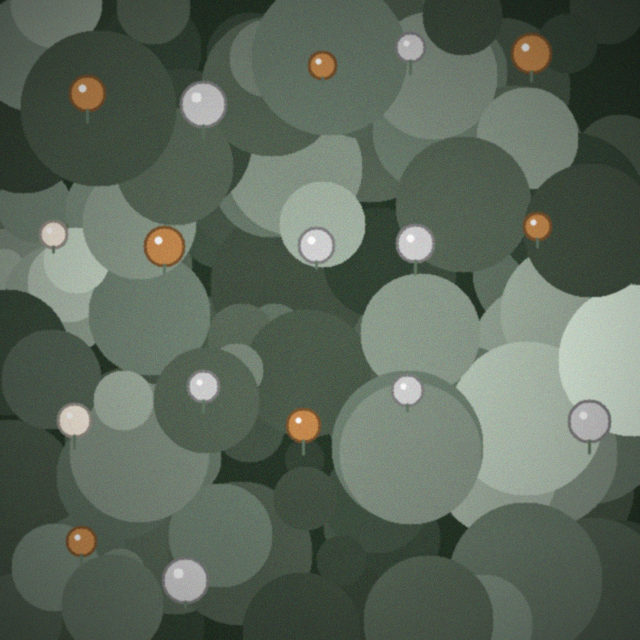
#> input picture data/images/test_synthetic/trichome_amber_peak_640px.png, 640 x 640 px; its folder holds only this picture in this run
$ python -i heatmap.py   (imports and definitions only)   (older library calls are emulated)
#> lines starting #> are read from the running program, lines starting #| are printed output that depends on the picture
"""
focus.guidance.heatmap — Focus heatmap generation for microscopy guidance.

Generates spatial focus quality maps to guide:
1. Microscope operator positioning (which areas to focus on)
2. Analysis pipeline (which regions to trust for detection/classification)
3. Video frame quality assessment (spatial focus distribution)

HEATMAP TYPES:
- Composite focus heatmap: per-region composite score (best overall metric)
- Laplacian heatmap: per-pixel Laplacian magnitude (finest resolution)
- Gradient magnitude heatmap: edge density map
- Overlay heatmap: color overlay on original image

COLOR CODING (all maps):
  ■ Green  (high score, ≥ 0.7):   Sharp, reliable for analysis
  ■ Yellow (medium, 0.4-0.7):     Acceptable, use with caution
  ■ Red    (low score, < 0.4):    Blurry, exclude or flag
"""

from __future__ import annotations

from dataclasses import dataclass

import cv2
import numpy as np
from numpy.typing import NDArray

from focus.metrics.composite import _compute_regional_scores


@dataclass
class FocusHeatmapResult:
    """Complete focus heatmap output."""

    score_map: NDArray[np.float32]
    """Per-region focus scores, shape (rows, cols)"""

    heatmap_rgb: NDArray[np.uint8]
    """Full-resolution color heatmap, shape (H, W, 3)"""

    overlay_rgb: NDArray[np.uint8]
    """Original image with transparent heatmap overlay, shape (H, W, 3)"""

    mask_sharp: NDArray[np.bool_]
    """Boolean mask: pixels in sharp regions"""

    mask_blurry: NDArray[np.bool_]
    """Boolean mask: pixels in blurry regions"""

    mean_score: float
    """Spatial mean focus score"""

    sharp_fraction: float
    """Fraction of image area that is sharp (score >= 0.7)"""

    acceptable_fraction: float
    """Fraction of image area that is acceptable (score >= 0.4)"""


# [65 lines left out: function generate_focus_heatmap, not called in this run]


def generate_laplacian_heatmap(
    image: NDArray[np.uint8],
    blur_radius: int = 5,
) -> NDArray[np.uint8]:
    """
    Per-pixel Laplacian magnitude heatmap.

    Higher resolution than grid-based heatmap — shows exact
    pixel locations of edges (sharp areas).

    Applies Gaussian smoothing to the Laplacian magnitude map
    for a smoother visual output.

    Args:
        image: Input image (RGB or grayscale)
        blur_radius: Gaussian smoothing radius for the magnitude map

    Returns:
        RGB heatmap (H, W, 3)
    """
#> called with blur_radius = 5
    if image.ndim == 3:
        gray = cv2.cvtColor(image, cv2.COLOR_RGB2GRAY)
    else:
        gray = image.copy()

    lap = cv2.Laplacian(gray, cv2.CV_64F)
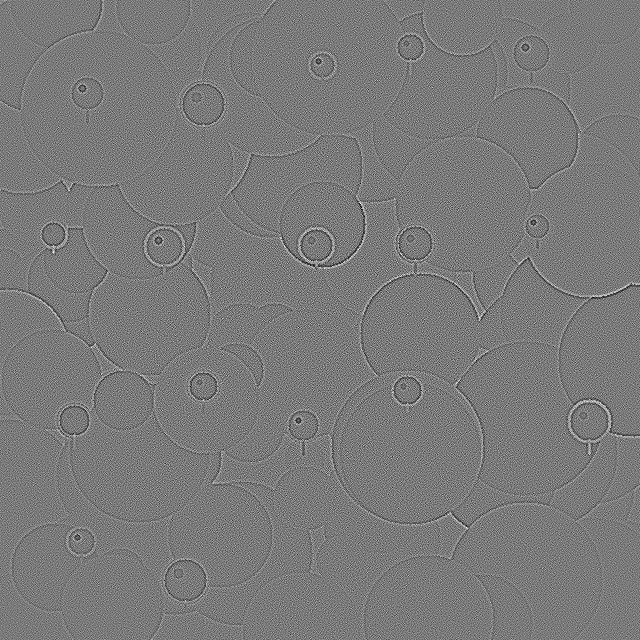
#> lap: shape (640, 640) float64; min -75, max 81, mean 0; drawn with min black and max white
    lap_mag = np.abs(lap).astype(np.float32)
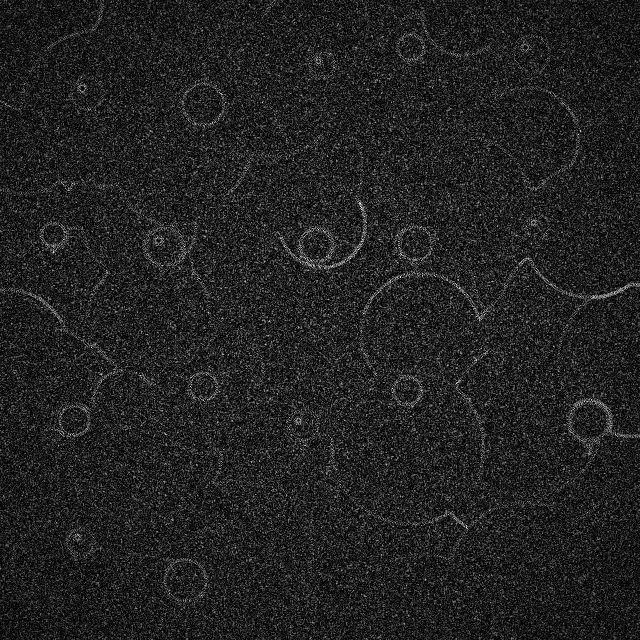
#> lap_mag: shape (640, 640) float32; min 0, max 81, mean 11; drawn with min black and max white

    # Smooth for visual output
    if blur_radius > 0:
        ksize = blur_radius * 2 + 1
        lap_mag = cv2.GaussianBlur(lap_mag, (ksize, ksize), 0)
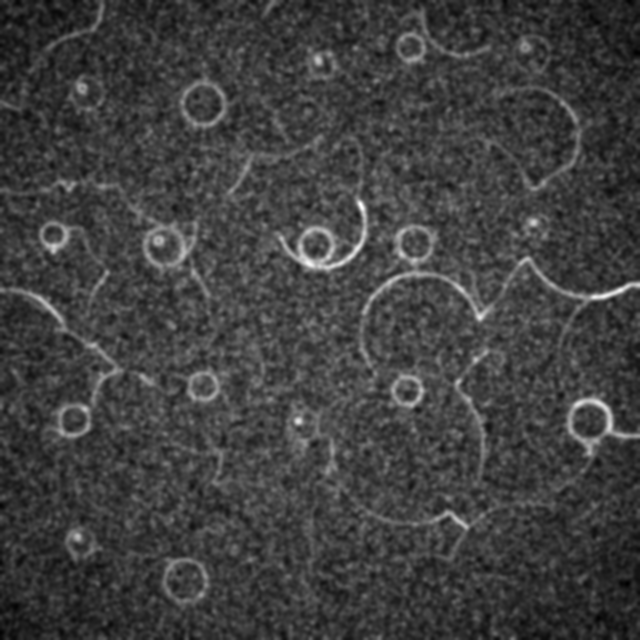
#> lap_mag: shape (640, 640) float32; min 4.25, max 30.75, mean 11; drawn with min black and max white

    # Normalize to uint8
    lap_norm = cv2.normalize(lap_mag, None, 0, 255, cv2.NORM_MINMAX).astype(np.uint8)

    heatmap_bgr = cv2.applyColorMap(lap_norm, cv2.COLORMAP_HOT)
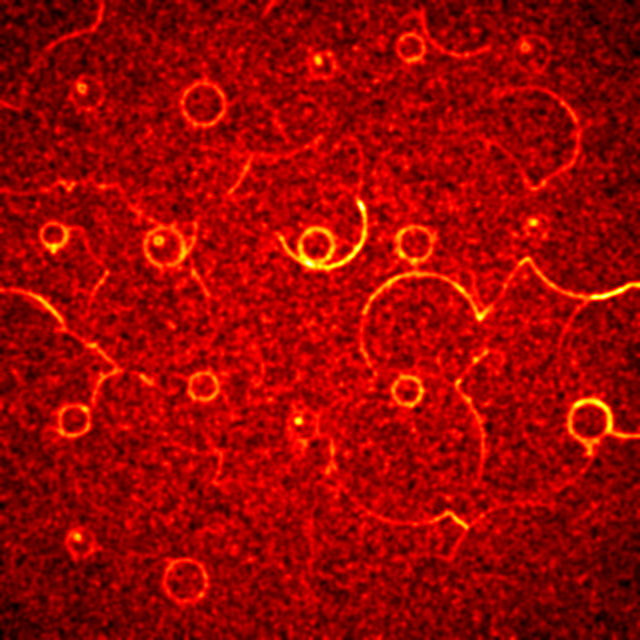
#> heatmap_bgr: shape (640, 640, 3); mean B, G, R 0.1, 3.4, 156.6
    return cv2.cvtColor(heatmap_bgr, cv2.COLOR_BGR2RGB)


# [86 lines left out: functions generate_gradient_heatmap, annotate_focus_regions, not called in this run]

>>> import cv2
>>> picture = cv2.cvtColor(cv2.imread('../../data/images/test_synthetic/trichome_amber_peak_640px.png'), cv2.COLOR_BGR2RGB)
>>> result = generate_laplacian_heatmap(picture)

$ run again, on data/images/test_synthetic/trichome_clear_dominant_960px.png
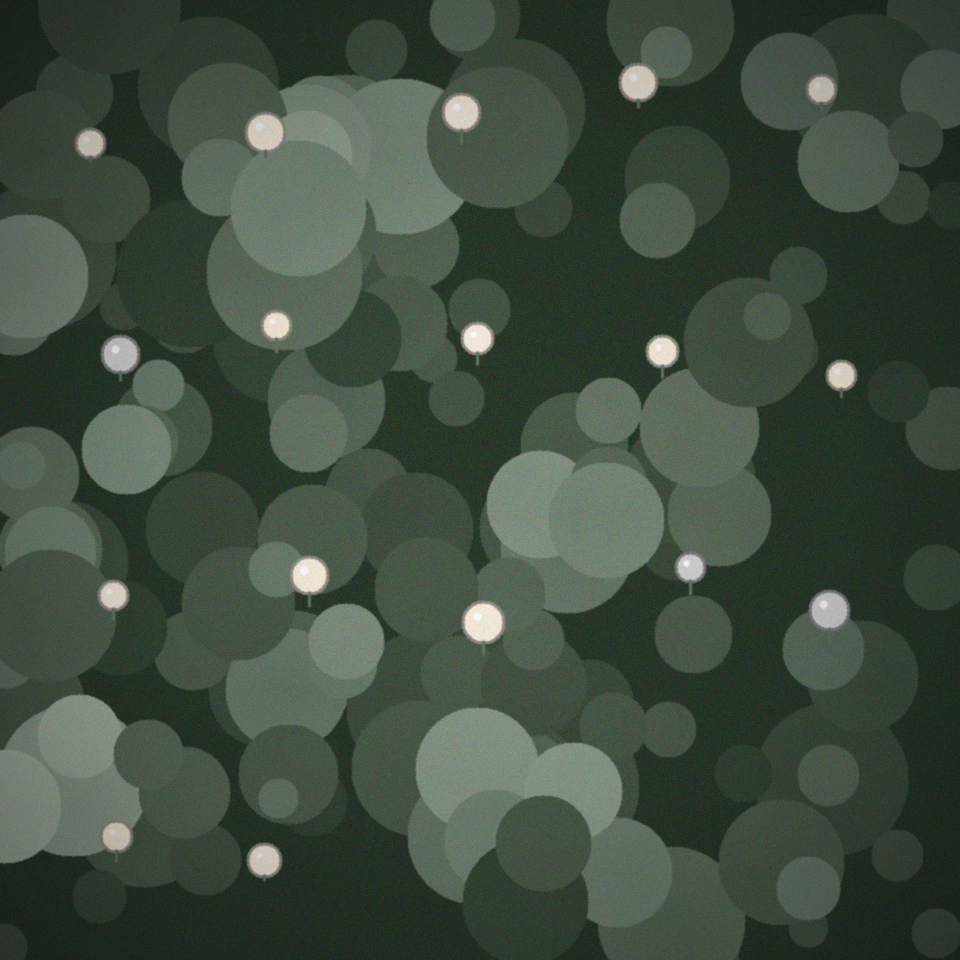
#> input picture data/images/test_synthetic/trichome_clear_dominant_960px.png, 960 x 960 px
#> in generate_laplacian_heatmap, `lap_mag = cv2.GaussianBlur(lap_mag, (ksize, ksize), 0)`:
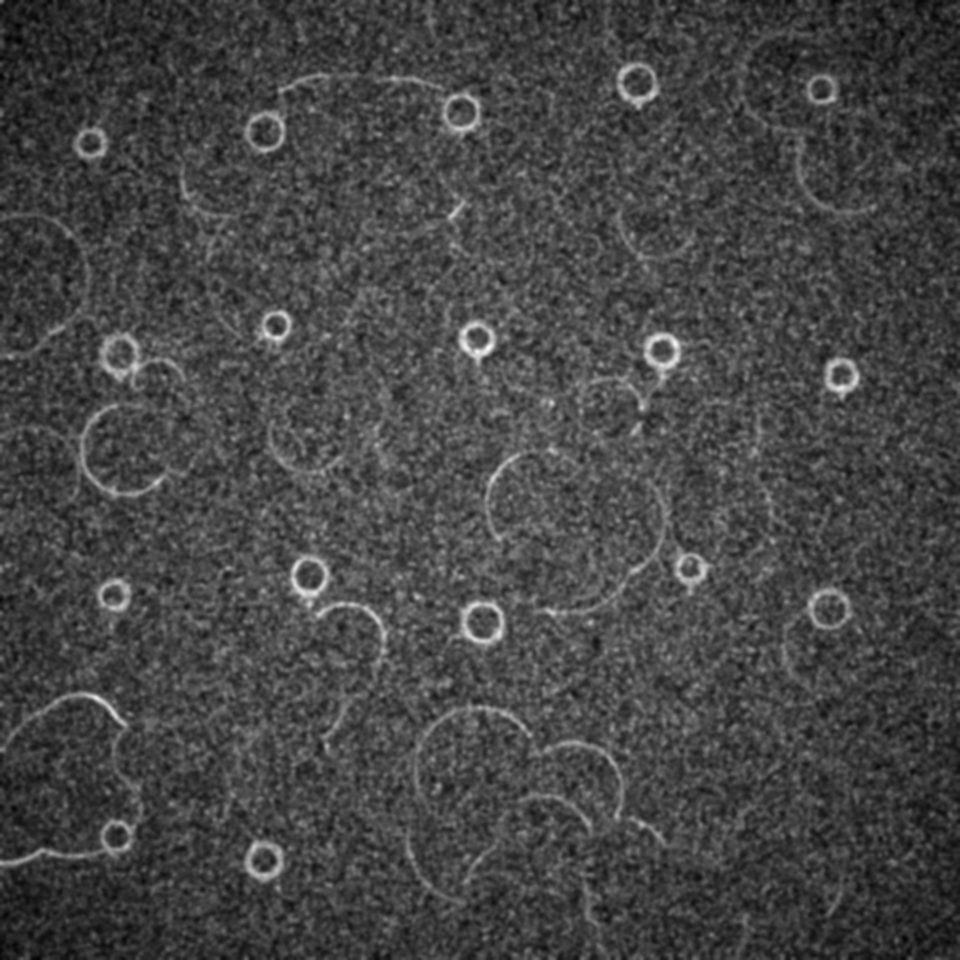
#> lap_mag: shape (960, 960) float32; min 4.38, max 27.4, mean 10.7; drawn with min black and max white
#> in generate_laplacian_heatmap, `heatmap_bgr = cv2.applyColorMap(lap_norm, cv2.COLORMAP_HOT)`:
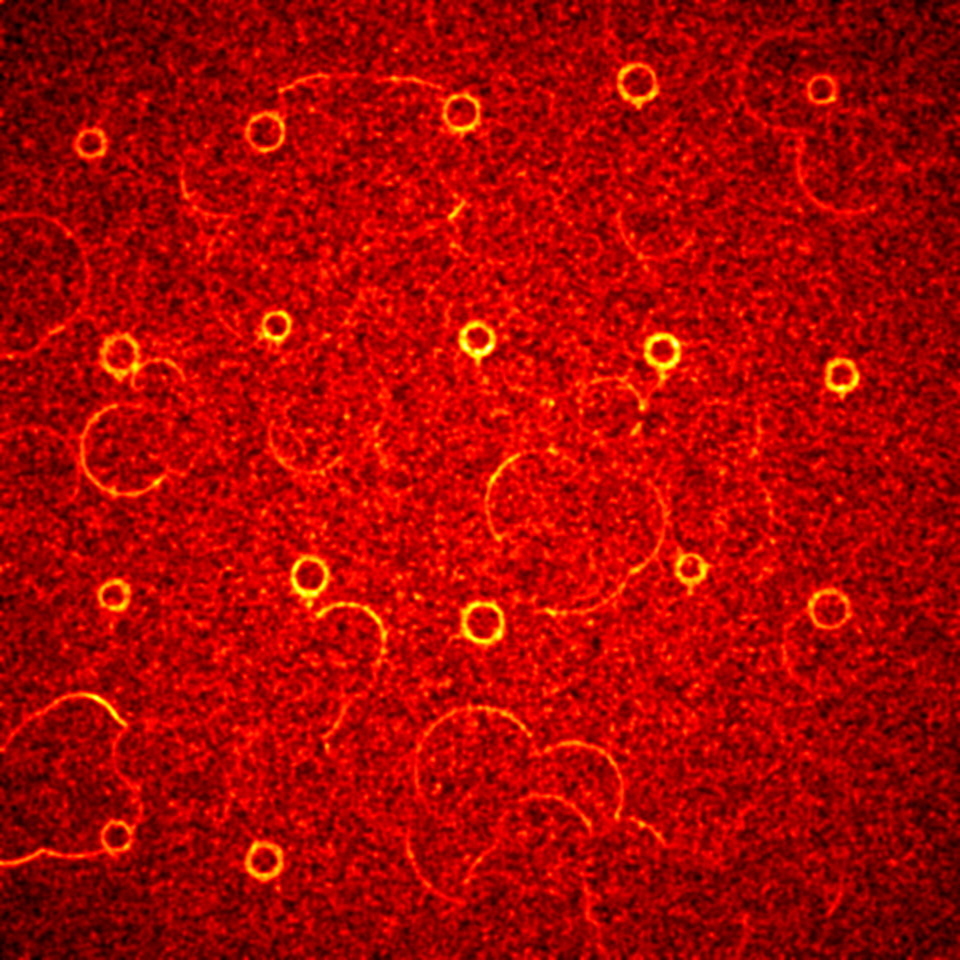
#> heatmap_bgr: shape (960, 960, 3); mean B, G, R 0, 3.9, 170.6

$ run again, on data/images/test_synthetic/trichome_cloudy_dominant_960px.png
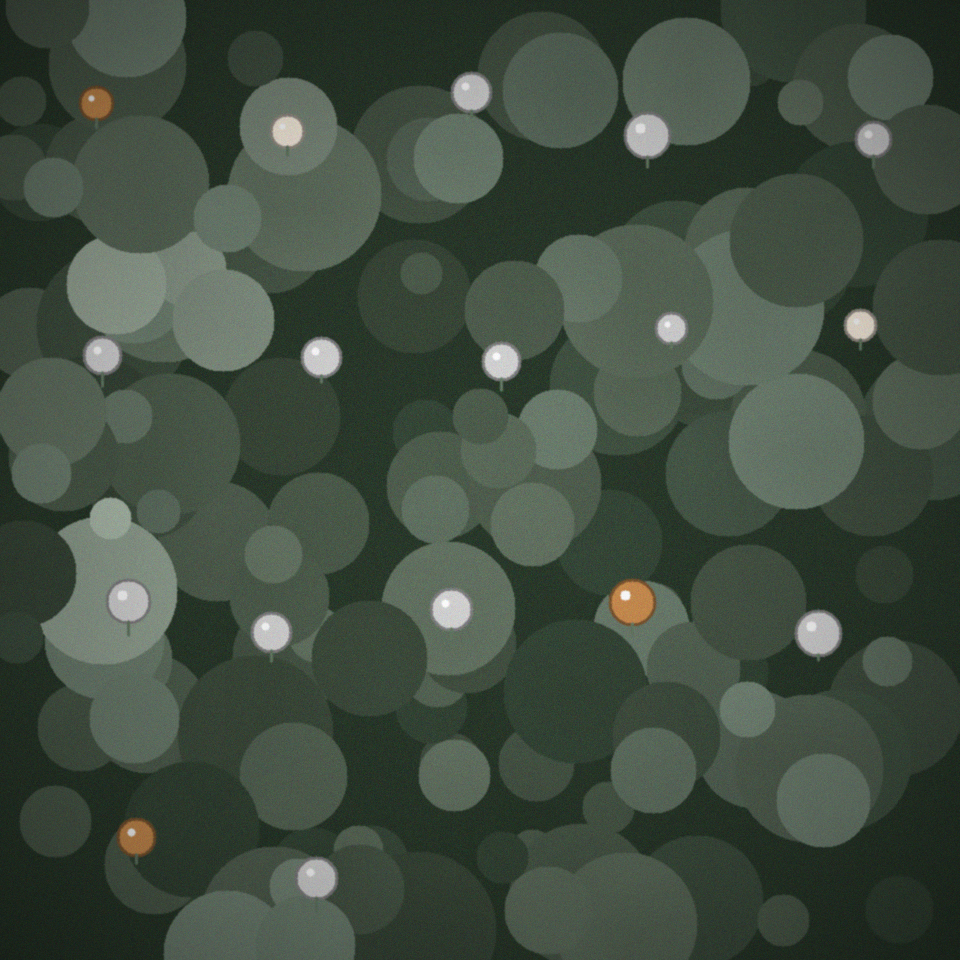
#> input picture data/images/test_synthetic/trichome_cloudy_dominant_960px.png, 960 x 960 px
#> in generate_laplacian_heatmap, `lap_mag = cv2.GaussianBlur(lap_mag, (ksize, ksize), 0)`:
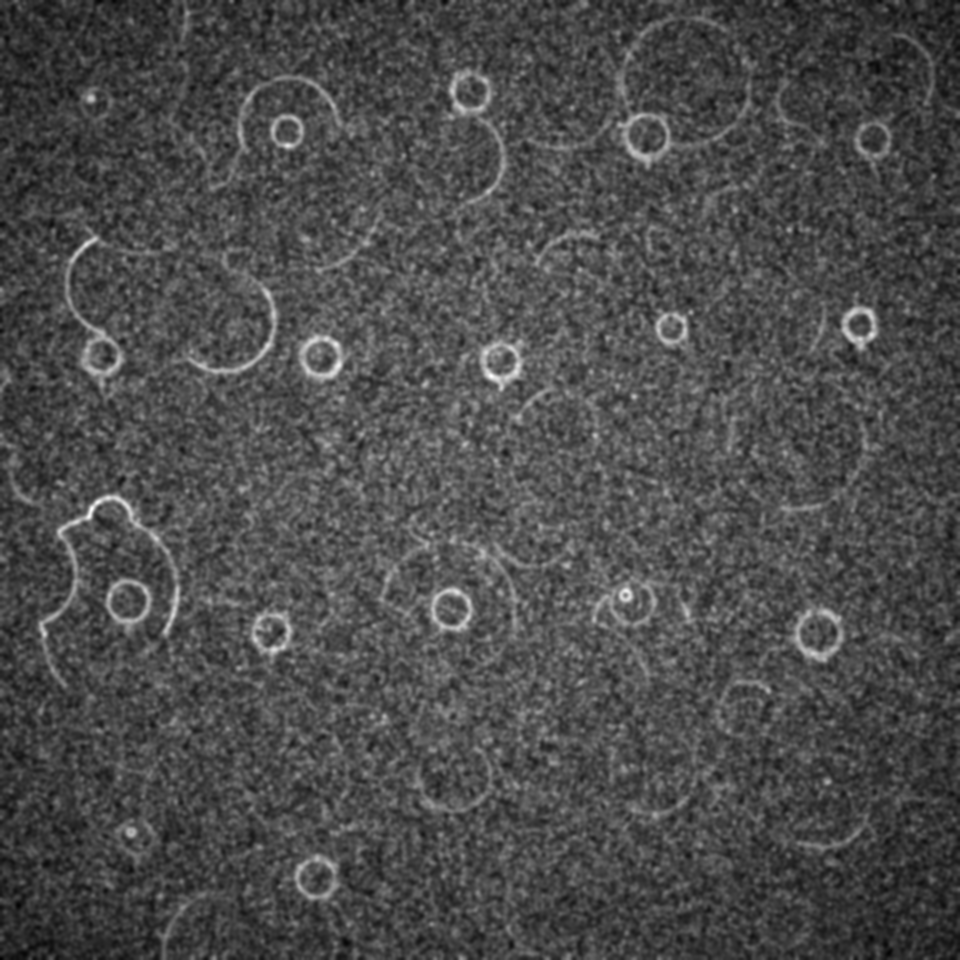
#> lap_mag: shape (960, 960) float32; min 3.99, max 26.4, mean 10.7; drawn with min black and max white
#> in generate_laplacian_heatmap, `heatmap_bgr = cv2.applyColorMap(lap_norm, cv2.COLORMAP_HOT)`:
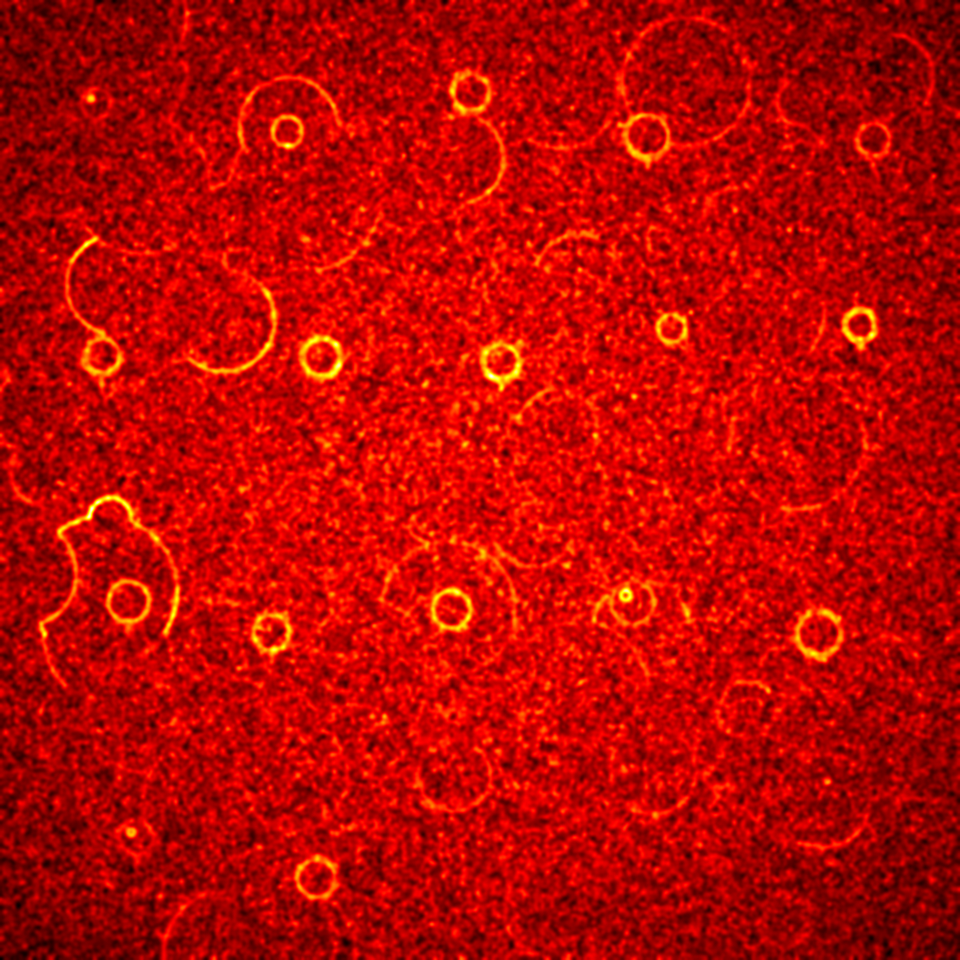
#> heatmap_bgr: shape (960, 960, 3); mean B, G, R 0, 5.4, 184.8
